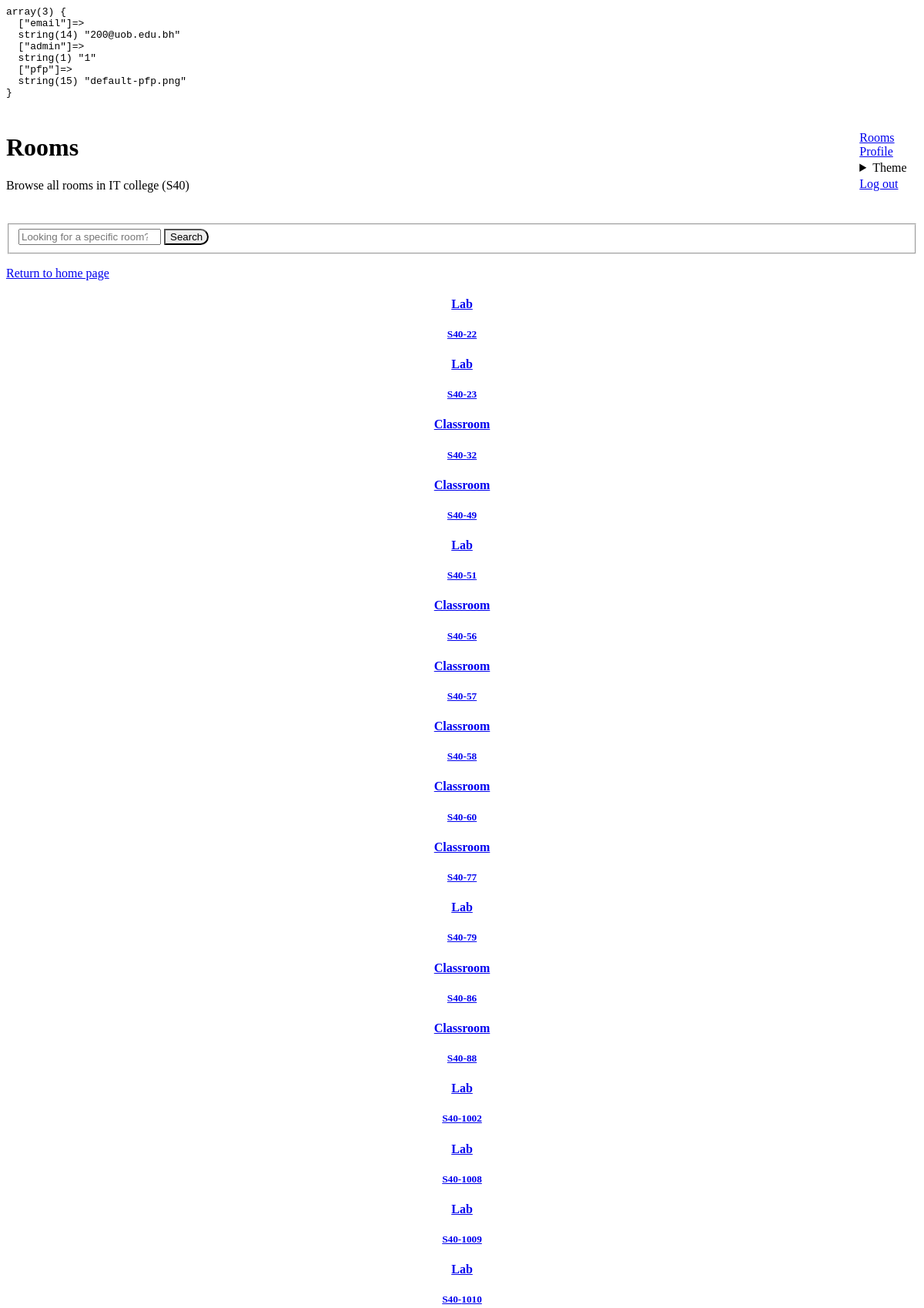
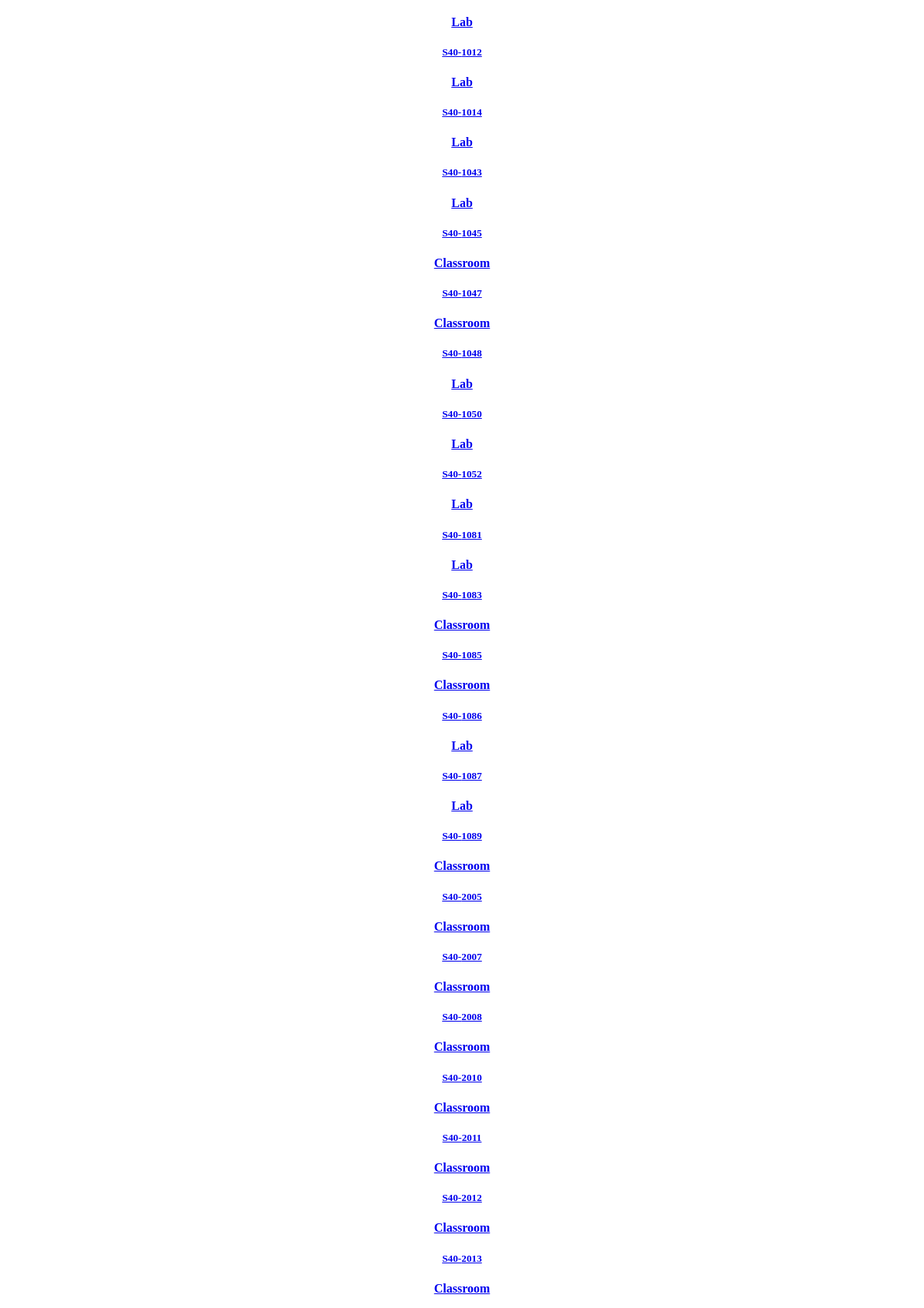
Screenshot of /rooms (signed in, upper part) with the database file from the repository (2 pictures, top to bottom).
### tables this page shows
CREATE TABLE `rooms` (
  `room_id` int(11) NOT NULL,
  `room_name` varchar(256) DEFAULT NULL,
  `type` enum('classroom','lab') NOT NULL,
  `equip` set('Whiteboard','Smart Board','Projector','DC Power Supply','Digital Multimeter','Function Generator','Electronics Components','Server') NOT NULL,
  `dept` enum('is','cs','ce') NOT NULL,
  `capacity` int(11) NOT NULL,
  `usage` int(11) NOT NULL
);

### public/index.php (called while the page is built, shortened)
<?php
require BASE_PATH . 'Core/functions.php';
spl_autoload_register(function ($class) {
  $class = str_replace("\\", DIRECTORY_SEPARATOR, $class);
});
$router = new \Core\Router();
$uri = parse_url($_SERVER['REQUEST_URI'])['path'];
$method = $_POST['_method'] ?? $_SERVER['REQUEST_METHOD'];
dump($_SESSION);
$router->route($uri, $method);

### controllers/rooms/index.php (called while the page is built, shortened)
<?php
$config = require base_path('config.php');
$db = new Database($config['database']);
$dept = basename($uri);
$h1 = 'Rooms';
$p = 'Browse all rooms in IT college (S40)';
$rooms = [];
if ($dept === 'rooms') {
  $roomsQuery = $db->query('SELECT * FROM rooms');
  $rooms = $roomsQuery->fetchAll();
}
view('rooms/index.view.php', [
  'h1' => $h1,
  'p' => $p,
  'rooms' => $rooms
]);

### config.php (called while the page is built)
<?php
return [
    'database' => [
        'host' => 'localhost',
        'port' => 3306,
        'dbname' => 'itcs333_project',
        'charset' => 'utf8mb4'
    ]
];

### Core/Database.php (called while the page is built, shortened)
<?php
class Database {
  public $connection;
  public function __construct($config, $username = 'root', $password = '') {
    $dsn = 'mysql:' . http_build_query($config, '', ';');
    $this->connection = new PDO($dsn, $username, $password, [
      PDO::ATTR_DEFAULT_FETCH_MODE => PDO::FETCH_ASSOC
    ]);
  }
  public function query($query, $params = []) {
    $this->statement = $this->connection->prepare($query);
    $this->statement->execute($params);
    return $this->statement;
  }
}

### views/rooms/index.view.php (the view)
<?php require base_path('views/partials/head.php'); ?>
<?php
if($_SESSION['admin'] === 0) require base_path('views/partials/user-header.php');
else require base_path('views/partials/admin-header.php');
?>
<?php require base_path('views/partials/search-bar.php'); ?>
<main>
  <section>
    <a href="/home">Return to home page</a>
  </section>
  <section class="grid">
    <?php foreach ($rooms as $room) : ?>
      <a href="/room?id=<?= $room['room_id'] ?>">
        <article>
            <h4> <?= ucfirst($room['type']) ?> </h4>
            <h5> <?= "S40-" . strtoupper($room['room_id']) ?> </h5>
        </article>
      </a>
    <?php endforeach; ?>
  </section>
</main>
<?php require base_path('views/partials/footer.php'); ?>

### Core/functions.php (shortened to what this page needs)
<?php
function dump($value) {
  echo '<pre>';
  var_dump($value);
  echo '</pre>';
}
function base_path($path) {
  return BASE_PATH . $path;
}
function view($path, $attributes = []) {
  extract($attributes);
  require base_path("views/$path");
}

### Core/Router.php (shortened to what this page needs)
<?php
class Router
{
  protected $routes = [];
  public function get($uri, $controller)
  {
    $this->routes[] = [
      'uri' => $uri,
      'controller' => $controller,
      'method' => 'GET',
    ];
  }
  public function post($uri, $controller)
  {
    $this->routes[] = [
      'uri' => $uri,
      'controller' => $controller,
      'method' => 'POST',
    ];
  }
  public function route($uri, $method)
  {
    foreach ($this->routes as $route) {
      if ($route['uri'] === $uri && $route['method'] === strtoupper($method)) {
        require base_path($route['controller']);
        return true;
      }
    }
    return false;
  }
}

### views/partials/head.php (shortened to what this page needs)
<!DOCTYPE html>
<html lang="en" class="h-full bg-gray-100">
<head>
  <link rel="stylesheet" href="https://cdn.jsdelivr.net/npm/@picocss/pico@2/css/pico.indigo.min.css">
  <link rel="stylesheet" href="/style.css">
  <link rel="stylesheet" href="https://cdn.jsdelivr.net/npm/pannellum@2.5.6/build/pannellum.css"/>
</head>
<body>
  <div class="container">

### views/partials/admin-header.php (shortened to what this page needs)
<header class="container">
	<hgroup>
		<h1><?= $h1 ?></h1>
		<p><?= $p ?></p>
	</hgroup>
	<div>
		<nav>
			<ul>
				<div><a href="/rooms" role="button">Rooms</a></div>
				<div><a href="/profile" role="button">Profile</a></div>
				<div>
					<details class="dropdown">
						<summary role="button" class="secondary theme-btn">Theme</summary>
					</details>
				</div>
				<div><a href="/logout" role="button" class="contrast">Log out</a></div>
			</ul>
		</nav>
	</div>
</header>

### views/partials/search-bar.php
<section>
    <form id="search_form" method="GET">
      <fieldset role="group">
        <input type="search" id="search" name="search" placeholder="Looking for a specific room?" />
        <button type="submit" style="border-radius: 0 5rem 5rem 0;">Search</button>
      </fieldset>
    </form>
</section>

### views/partials/footer.php
</div>
</body>
</html>

### public/style.css (style rules this page uses)
header { margin: 1.5rem 0; display: flex; justify-content: space-between; align-items: center; flex-wrap: wrap; }
header nav [role="button"], summary[role=button] { padding: 0.2rem 0.6rem; }
[role="button"] { padding: 0; }
article { text-align: center; width: 100%; margin: 0; }
a { --pico-text-decoration: none; }
fieldset[role=group] { box-shadow: none; }
nav > ul > div { margin-right: 0.3rem; }
.grid { grid-template-columns: repeat(auto-fit, minmax(300px, 1fr)); }
.grid article { margin: 0; width: 100%; }

### rows the page displays
rooms: type "Lab", room_id "22"
rooms: type "Lab", room_id "23"
rooms: type "Classroom", room_id "32"
rooms: type "Classroom", room_id "49"
rooms: type "Lab", room_id "51"
rooms: type "Classroom", room_id "56"
rooms: type "Classroom", room_id "57"
rooms: type "Classroom", room_id "58"
rooms: type "Classroom", room_id "60"
rooms: type "Classroom", room_id "77"
rooms: type "Lab", room_id "79"
rooms: type "Classroom", room_id "86"
rooms: type "Classroom", room_id "88"
rooms: type "Lab", room_id "1002"
rooms: type "Lab", room_id "1008"
rooms: type "Lab", room_id "1009"
rooms: type "Lab", room_id "1010"
rooms: type "Lab", room_id "1012"
rooms: type "Lab", room_id "1014"
rooms: type "Lab", room_id "1043"
rooms: type "Lab", room_id "1045"
rooms: type "Classroom", room_id "1047"
rooms: type "Classroom", room_id "1048"
rooms: type "Lab", room_id "1050"
rooms: type "Lab", room_id "1052"
rooms: type "Lab", room_id "1081"
rooms: type "Lab", room_id "1083"
rooms: type "Classroom", room_id "1085"
rooms: type "Classroom", room_id "1086"
rooms: type "Lab", room_id "1087"
rooms: type "Lab", room_id "1089"
rooms: type "Classroom", room_id "2005"
rooms: type "Classroom", room_id "2007"
rooms: type "Classroom", room_id "2008"
rooms: type "Classroom", room_id "2010"
rooms: type "Classroom", room_id "2011"
rooms: type "Classroom", room_id "2012"
rooms: type "Classroom", room_id "2013"
rooms: type "Classroom"
